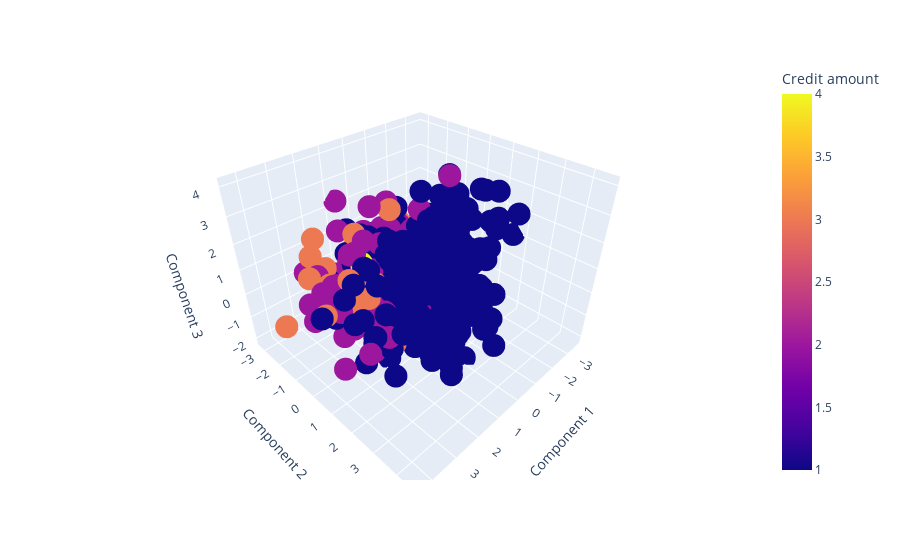

The notebook cell saved with this chart:
### Code cell
import plotly.express as px
fig = px.scatter_3d(new_pca_df, x=0, y=1, z=2,color='Credit amount',labels={'0':"Component 1",'1':"Component 2",'2':"Component 3"})
fig.show()

### Figure 1 — Plotly figure (JSON) as saved in the notebook; plotly's stock layout.template omitted (floating-point values rounded to 4 significant figures; data arrays with more than 128 entries replaced by an {"elided": "..."} marker saying what was removed)
{"data": [{"hovertemplate": "Component 1=%{x}<br>Component 2=%{y}<br>Component 3=%{z}<br>Credit amount=%{marker.color}<extra></extra>", "legendgroup": "", "marker": {"color": {"elided": "1000 int values"}, "coloraxis": "coloraxis", "symbol": "circle"}, "mode": "markers", "name": "", "scene": "scene", "showlegend": false, "type": "scatter3d", "x": {"elided": "1000 float values"}, "y": {"elided": "1000 float values"}, "z": {"elided": "1000 float values"}}], "layout": {"coloraxis": {"colorbar": {"title": {"text": "Credit amount"}}, "colorscale": [[0, "#0d0887"], [0.1111, "#46039f"], [0.2222, "#7201a8"], [0.3333, "#9c179e"], [0.4444, "#bd3786"], [0.5556, "#d8576b"], [0.6667, "#ed7953"], [0.7778, "#fb9f3a"], [0.8889, "#fdca26"], [1, "#f0f921"]]}, "legend": {"tracegroupgap": 0}, "margin": {"t": 60}, "scene": {"domain": {"x": [0, 1], "y": [0, 1]}, "xaxis": {"title": {"text": "Component 1"}}, "yaxis": {"title": {"text": "Component 2"}}, "zaxis": {"title": {"text": "Component 3"}}}}}
